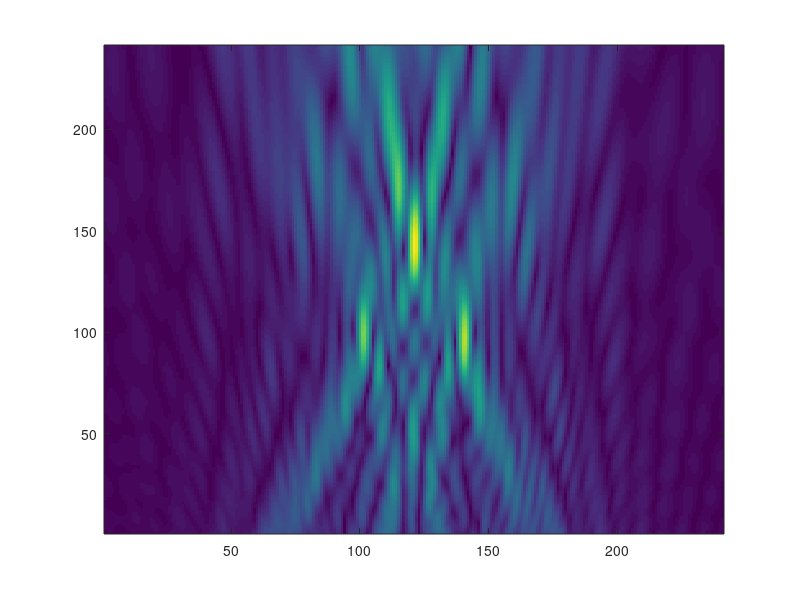

The MATLAB script that drew this image: (Note: this script raises an error after producing the figure.)
clc;
clear all;
close all;

load('data_hw2.mat');
gnew = g./abs(g);
lam = 1; %wavelength
ss = 0.25; %sample spacing of x & y
apr = 30*lam; %aperture of 30 x lambda

[X,Y] = meshgrid(-apr:ss:apr);

r = sqrt((X).^2 + (Y+60).^2);
H = (exp(1j.*2.*pi.*r./lam)); %phase only
[row, col] = find(isinf(H));
H(row, col) = 0;
Hconj = conj(H);
res = conv2(Hconj,gnew,'same');
figure();
imagesc(abs(res));
axis xy;

k = get(gca, 'XTick'); % k ranges from [0, 242]
K = round((-30 + ((60/241).*k)),2); % New K from [-30, +30]  rounded to decimal places
xticklabels(K);
yticklabels(K);

title(['C     \lambda = ',num2str(lam), ' | Sample Spacing = ',num2str(ss), ' | Aperture = ',num2str(apr)]);
ylabel('\bf \lambda(y)');
xlabel('\bf \lambda(x)');